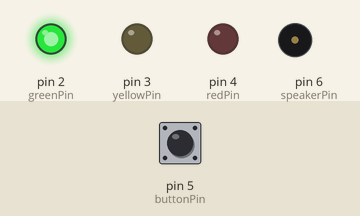
Bench run of a sketch on a simulated Arduino Uno, built with avr-gcc and run on an emulated ATmega328P. On the bench: output pins drawn as LEDs (lit = HIGH), buzzer (waves = sounding). Inputs (shaded band) come from the test bench; at power-on: pin 5 (buttonPin) HIGH.

Above: at 1.2 s.
1.3 s: pin 5 (buttonPin) pulled LOW for 0.15 s
At 5.0 s:
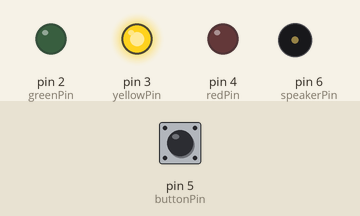
At 10.0 s:
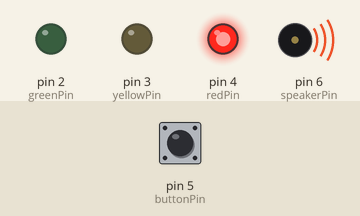
Timing chart, 0 to 20.8 s (numbered marks = the images above; inputs shaded):
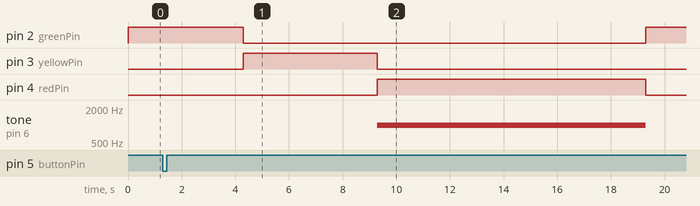

The sketch:

Traffic_light_withSpeaker.ino
```cpp
const int greenPin = 2;
const int yellowPin = 3;
const int redPin = 4;
const int buttonPin = 5;
const int speakerPin = 6;  // Speaker pin

bool inTransition = false;

void setup() {
  pinMode(greenPin, OUTPUT);
  pinMode(yellowPin, OUTPUT);
  pinMode(redPin, OUTPUT);
  pinMode(buttonPin, INPUT_PULLUP);
  pinMode(speakerPin, OUTPUT);  // Speaker output

  digitalWrite(greenPin, HIGH);  // Start with green ON
}

void loop() {
  if (digitalRead(buttonPin) == LOW && !inTransition) {
    inTransition = true;

    delay(3000); // Wait 3 seconds after button press

    digitalWrite(greenPin, LOW);   // Green OFF
    digitalWrite(yellowPin, HIGH); // Yellow ON
    delay(5000);                   // Yellow for 5 seconds

    digitalWrite(yellowPin, LOW);  // Yellow OFF
    digitalWrite(redPin, HIGH);    // Red ON

    tone(speakerPin, 1000);        // Sound speaker at 1kHz
    delay(10000);                  // Red for 10 seconds
    noTone(speakerPin);            // Stop sound

    digitalWrite(redPin, LOW);     // Red OFF
    digitalWrite(greenPin, HIGH);  // Green ON again

    inTransition = false;
  }
}
```

Measured:
- after the input at 1.3 s, pin 2 (greenPin): HIGH → LOW after 3.0 s, → HIGH 15.0 s later; pin 3 (yellowPin): LOW → HIGH after 3.0 s, → LOW 5.0 s later; pin 4 (redPin): LOW → HIGH after 8.0 s, → LOW 10.0 s later; tone on pin 6 (speakerPin): silent → 1000 Hz after 8.0 s, → silent 10.0 s later
